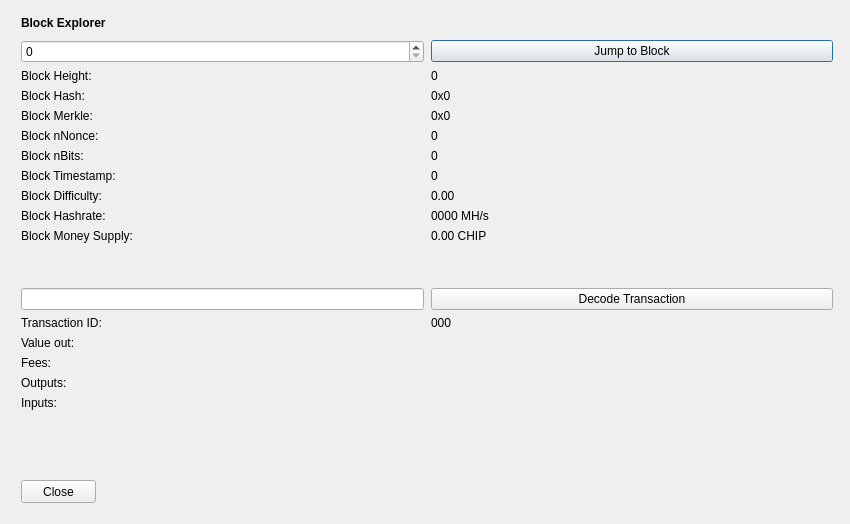
<?xml version="1.0" encoding="UTF-8"?>
<ui version="4.0">
 <class>BlockBrowser</class>
 <widget class="QDialog" name="BlockBrowser">
  <property name="windowModality">
   <enum>Qt::NonModal</enum>
  </property>
  <property name="enabled">
   <bool>true</bool>
  </property>
  <property name="geometry">
   <rect>
    <x>0</x>
    <y>0</y>
    <width>850</width>
    <height>524</height>
   </rect>
  </property>
  <property name="sizePolicy">
   <sizepolicy hsizetype="Preferred" vsizetype="Preferred">
    <horstretch>0</horstretch>
    <verstretch>0</verstretch>
   </sizepolicy>
  </property>
  <property name="minimumSize">
   <size>
    <width>0</width>
    <height>0</height>
   </size>
  </property>
  <property name="acceptDrops">
   <bool>false</bool>
  </property>
  <property name="windowTitle">
   <string>Chipcoin Block Explorer</string>
  </property>
  <layout class="QGridLayout">
   <property name="sizeConstraint">
    <enum>QLayout::SetMaximumSize</enum>
   </property>
   <property name="leftMargin">
    <number>21</number>
   </property>
   <property name="topMargin">
    <number>10</number>
   </property>
   <property name="rightMargin">
    <number>10</number>
   </property>
   <item row="1" column="0">
    <widget class="QWidget" name="widget" native="true">
     <widget class="QWidget" name="layoutWidgetBE1">
      <property name="geometry">
       <rect>
        <x>0</x>
        <y>0</y>
        <width>822</width>
        <height>27</height>
       </rect>
      </property>
      <layout class="QHBoxLayout" name="horizontalLayoutBE">
       <property name="spacing">
        <number>7</number>
       </property>
       <item>
        <widget class="QLabel" name="labelBlockExplorer">
         <property name="sizePolicy">
          <sizepolicy hsizetype="Preferred" vsizetype="Maximum">
           <horstretch>0</horstretch>
           <verstretch>0</verstretch>
          </sizepolicy>
         </property>
         <property name="font">
          <font>
           <weight>75</weight>
           <bold>true</bold>
          </font>
         </property>
         <property name="styleSheet">
          <string notr="true">font-weight:bold;</string>
         </property>
         <property name="text">
          <string>Block Explorer</string>
         </property>
        </widget>
       </item>
       <item>
        <spacer name="horizontalSpacerBE">
         <property name="orientation">
          <enum>Qt::Horizontal</enum>
         </property>
         <property name="sizeHint" stdset="0">
          <size>
           <width>40</width>
           <height>20</height>
          </size>
         </property>
        </spacer>
       </item>
      </layout>
     </widget>
     <widget class="QWidget" name="layoutWidgetBE2">
      <property name="geometry">
       <rect>
        <x>0</x>
        <y>30</y>
        <width>812</width>
        <height>410</height>
       </rect>
      </property>
      <layout class="QGridLayout" name="gridLayoutBE" rowstretch="0,0,0,0,0,0,0,0,0,0,0,0,0,0,0,0,0,0,0,0" columnstretch="0,0">
       <property name="sizeConstraint">
        <enum>QLayout::SetDefaultConstraint</enum>
       </property>
       <property name="horizontalSpacing">
        <number>7</number>
       </property>
       <item row="14" column="1">
        <widget class="QLabel" name="txID">
         <property name="text">
          <string>000</string>
         </property>
         <property name="textInteractionFlags">
          <set>Qt::LinksAccessibleByMouse|Qt::TextSelectableByMouse</set>
         </property>
        </widget>
       </item>
       <item row="8" column="1">
        <widget class="QLabel" name="timeBox">
         <property name="text">
          <string>0</string>
         </property>
         <property name="textInteractionFlags">
          <set>Qt::LinksAccessibleByMouse|Qt::TextSelectableByMouse</set>
         </property>
        </widget>
       </item>
       <item row="9" column="1">
        <widget class="QLabel" name="diffBox">
         <property name="text">
          <string>0.00</string>
         </property>
         <property name="textInteractionFlags">
          <set>Qt::LinksAccessibleByMouse|Qt::TextSelectableByMouse</set>
         </property>
        </widget>
       </item>
       <item row="10" column="0">
        <widget class="QLabel" name="hashRateLabel">
         <property name="text">
          <string>Block Hashrate:</string>
         </property>
        </widget>
       </item>
       <item row="9" column="0">
        <widget class="QLabel" name="diffLabel">
         <property name="text">
          <string>Block Difficulty:</string>
         </property>
        </widget>
       </item>
       <item row="17" column="1">
        <widget class="QLabel" name="outputBox">
         <property name="text">
          <string/>
         </property>
         <property name="alignment">
          <set>Qt::AlignLeading|Qt::AlignLeft|Qt::AlignTop</set>
         </property>
         <property name="textInteractionFlags">
          <set>Qt::LinksAccessibleByMouse|Qt::TextSelectableByMouse</set>
         </property>
        </widget>
       </item>
       <item row="3" column="1">
        <widget class="QLabel" name="heightLabelBE1">
         <property name="text">
          <string>0</string>
         </property>
         <property name="textInteractionFlags">
          <set>Qt::LinksAccessibleByMouse|Qt::TextSelectableByMouse</set>
         </property>
        </widget>
       </item>
       <item row="1" column="1">
        <widget class="QPushButton" name="blockButton">
         <property name="text">
          <string>Jump to Block</string>
         </property>
        </widget>
       </item>
       <item row="3" column="0">
        <widget class="QLabel" name="heightLabelBE2">
         <property name="text">
          <string>Block Height:</string>
         </property>
        </widget>
       </item>
       <item row="7" column="0">
        <widget class="QLabel" name="bitsLabel">
         <property name="text">
          <string>Block nBits:</string>
         </property>
        </widget>
       </item>
       <item row="6" column="1">
        <widget class="QLabel" name="nonceBox">
         <property name="text">
          <string>0</string>
         </property>
         <property name="textInteractionFlags">
          <set>Qt::LinksAccessibleByMouse|Qt::TextSelectableByMouse</set>
         </property>
        </widget>
       </item>
       <item row="6" column="0">
        <widget class="QLabel" name="nonceLabel">
         <property name="text">
          <string>Block nNonce:</string>
         </property>
        </widget>
       </item>
       <item row="5" column="1">
        <widget class="QLabel" name="merkleBox">
         <property name="minimumSize">
          <size>
           <width>187</width>
           <height>0</height>
          </size>
         </property>
         <property name="text">
          <string>0x0</string>
         </property>
         <property name="textInteractionFlags">
          <set>Qt::LinksAccessibleByMouse|Qt::TextSelectableByMouse</set>
         </property>
        </widget>
       </item>
       <item row="16" column="0">
        <widget class="QLabel" name="feesLabel">
         <property name="text">
          <string>Fees:</string>
         </property>
        </widget>
       </item>
       <item row="15" column="1">
        <widget class="QLabel" name="valueBox">
         <property name="text">
          <string/>
         </property>
         <property name="textInteractionFlags">
          <set>Qt::LinksAccessibleByMouse|Qt::TextSelectableByMouse</set>
         </property>
        </widget>
       </item>
       <item row="7" column="1">
        <widget class="QLabel" name="bitsBox">
         <property name="text">
          <string>0</string>
         </property>
         <property name="textInteractionFlags">
          <set>Qt::LinksAccessibleByMouse|Qt::TextSelectableByMouse</set>
         </property>
        </widget>
       </item>
       <item row="8" column="0">
        <widget class="QLabel" name="timeLabel">
         <property name="text">
          <string>Block Timestamp:</string>
         </property>
        </widget>
       </item>
       <item row="17" column="0">
        <widget class="QLabel" name="outputLabel">
         <property name="text">
          <string>Outputs:</string>
         </property>
         <property name="alignment">
          <set>Qt::AlignLeading|Qt::AlignLeft|Qt::AlignTop</set>
         </property>
        </widget>
       </item>
       <item row="1" column="0">
        <widget class="QSpinBox" name="heightBox">
         <property name="sizePolicy">
          <sizepolicy hsizetype="Preferred" vsizetype="Fixed">
           <horstretch>0</horstretch>
           <verstretch>0</verstretch>
          </sizepolicy>
         </property>
         <property name="maximum">
          <number>99999999</number>
         </property>
        </widget>
       </item>
       <item row="4" column="0">
        <widget class="QLabel" name="hashLabel">
         <property name="text">
          <string>Block Hash:</string>
         </property>
        </widget>
       </item>
       <item row="16" column="1">
        <widget class="QLabel" name="feesBox">
         <property name="text">
          <string/>
         </property>
         <property name="textInteractionFlags">
          <set>Qt::LinksAccessibleByMouse|Qt::TextSelectableByMouse</set>
         </property>
        </widget>
       </item>
       <item row="4" column="1">
        <widget class="QLabel" name="hashBox">
         <property name="enabled">
          <bool>true</bool>
         </property>
         <property name="sizePolicy">
          <sizepolicy hsizetype="Preferred" vsizetype="Preferred">
           <horstretch>0</horstretch>
           <verstretch>0</verstretch>
          </sizepolicy>
         </property>
         <property name="minimumSize">
          <size>
           <width>0</width>
           <height>0</height>
          </size>
         </property>
         <property name="text">
          <string>0x0</string>
         </property>
         <property name="textInteractionFlags">
          <set>Qt::LinksAccessibleByMouse|Qt::TextSelectableByMouse</set>
         </property>
        </widget>
       </item>
       <item row="14" column="0">
        <widget class="QLabel" name="txLabel">
         <property name="text">
          <string>Transaction ID:</string>
         </property>
        </widget>
       </item>
       <item row="15" column="0">
        <widget class="QLabel" name="valueLabel">
         <property name="text">
          <string>Value out:</string>
         </property>
        </widget>
       </item>
       <item row="13" column="0">
        <widget class="QLineEdit" name="txBox">
         <property name="sizePolicy">
          <sizepolicy hsizetype="Preferred" vsizetype="Fixed">
           <horstretch>0</horstretch>
           <verstretch>0</verstretch>
          </sizepolicy>
         </property>
         <property name="inputMask">
          <string comment="Transaction id" extracomment="Transaction id"/>
         </property>
        </widget>
       </item>
       <item row="12" column="0">
        <spacer name="verticalSpacer_2">
         <property name="orientation">
          <enum>Qt::Vertical</enum>
         </property>
         <property name="sizeHint" stdset="0">
          <size>
           <width>20</width>
           <height>20</height>
          </size>
         </property>
        </spacer>
       </item>
       <item row="10" column="1">
        <widget class="QLabel" name="hashRateBox">
         <property name="text">
          <string>0000 MH/s</string>
         </property>
         <property name="textInteractionFlags">
          <set>Qt::LinksAccessibleByMouse|Qt::TextSelectableByMouse</set>
         </property>
        </widget>
       </item>
       <item row="19" column="0">
        <spacer name="verticalSpacer">
         <property name="orientation">
          <enum>Qt::Vertical</enum>
         </property>
         <property name="sizeHint" stdset="0">
          <size>
           <width>20</width>
           <height>40</height>
          </size>
         </property>
        </spacer>
       </item>
       <item row="13" column="1">
        <widget class="QPushButton" name="txButton">
         <property name="text">
          <string>Decode Transaction</string>
         </property>
        </widget>
       </item>
       <item row="18" column="0">
        <widget class="QLabel" name="inputLabel">
         <property name="text">
          <string>Inputs:</string>
         </property>
         <property name="alignment">
          <set>Qt::AlignLeading|Qt::AlignLeft|Qt::AlignTop</set>
         </property>
        </widget>
       </item>
       <item row="5" column="0">
        <widget class="QLabel" name="merkleLabel">
         <property name="text">
          <string>Block Merkle:</string>
         </property>
        </widget>
       </item>
       <item row="18" column="1">
        <widget class="QLabel" name="inputBox">
         <property name="text">
          <string/>
         </property>
         <property name="alignment">
          <set>Qt::AlignLeading|Qt::AlignLeft|Qt::AlignTop</set>
         </property>
         <property name="textInteractionFlags">
          <set>Qt::LinksAccessibleByMouse|Qt::TextSelectableByMouse</set>
         </property>
        </widget>
       </item>
       <item row="11" column="0">
        <widget class="QLabel" name="moneySupplyLabel">
         <property name="text">
          <string>Block Money Supply:</string>
         </property>
        </widget>
       </item>
       <item row="11" column="1">
        <widget class="QLabel" name="moneySupplyBox">
         <property name="text">
          <string>0.00 CHIP</string>
         </property>
         <property name="textInteractionFlags">
          <set>Qt::LinksAccessibleByMouse|Qt::TextSelectableByMouse</set>
         </property>
        </widget>
       </item>
      </layout>
     </widget>
     <widget class="QPushButton" name="closeButton">
      <property name="geometry">
       <rect>
        <x>0</x>
        <y>470</y>
        <width>75</width>
        <height>23</height>
       </rect>
      </property>
      <property name="text">
       <string>Close</string>
      </property>
     </widget>
    </widget>
   </item>
  </layout>
 </widget>
 <resources/>
 <connections/>
</ui>
